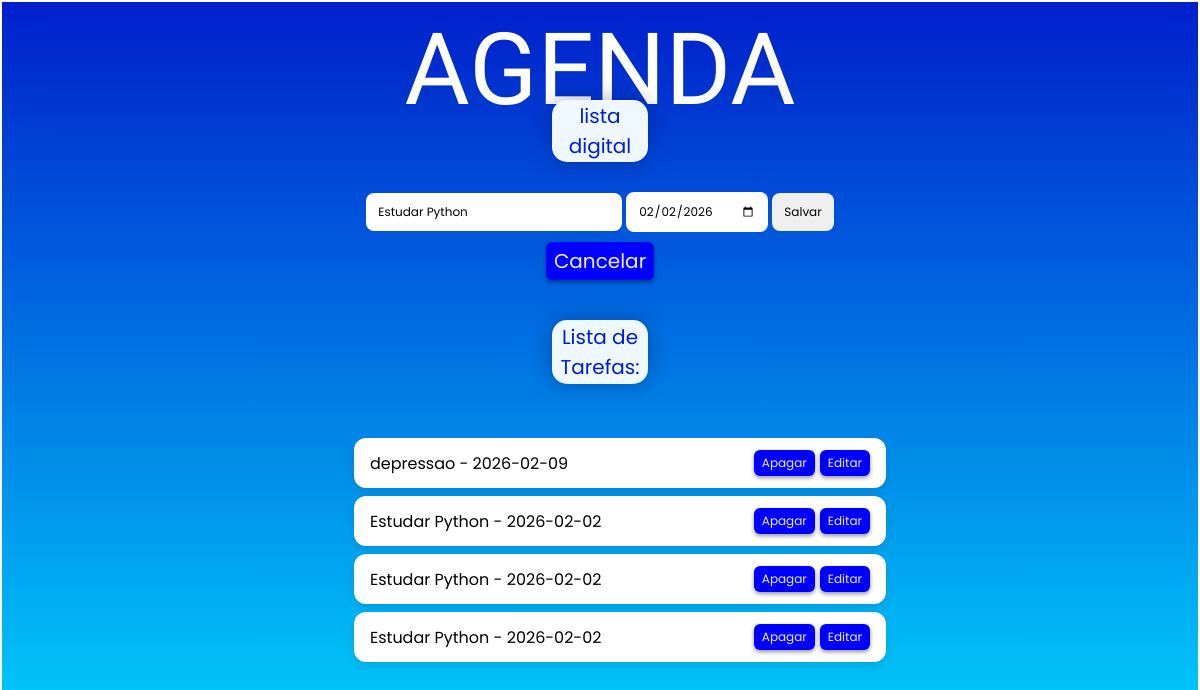
The app's page /update/406 with its own data.
### tables this page shows
CREATE TABLE tarefas (
        id  INTEGER PRIMARY KEY AUTOINCREMENT,
        titulo_tarefa TEXT NOT NULL,
        data_conclusao TEXT);

### app.py (the view)
@app.route('/update/<int:idTarefa>' , methods=['GET', 'POST'])
def update(idTarefa):
    if request.method == 'POST':
        titulo = request.form ['titulo-tarefa']
        data = request.form['data-conclusao']
        tarefa = Tarefa(titulo, data, idTarefa)
        tarefa.atualizar_tarefa()
        return redirect(url_for('agenda'))
    tarefas = Tarefa.obter_tarefas()
    tarefa_selecionada = Tarefa.id(idTarefa)
    return render_template('agenda.html', titulo= 'Agenda', tarefas=tarefas, tarefa_selecionada=tarefa_selecionada)

### models/database.py (called while the page is built)
    def buscar_tudo(self, query: str, params: tuple = ()) -> list[Any]:
        self.cursor.execute(query, params)
        return self.cursor.fetchall()

    def close(self) -> None:
        self.connection.close()

    def __enter__(self) -> Self:
        return self

    def __exit__(self, exc_type: Optional[Type[BaseException]], exc_value: Optional[BaseException], tb: Optional[TracebackType]) -> None:
        if exc_type is not None:
            print("Se lascoukkk")
            print(f"Tipo: {exc_type.__name__}")
            print(f"menagem: {exc_value}")
            print("traceback completo")
            traceback.print_tb(tb)
        self.close()

### models/tarefa.py (called while the page is built)
    @classmethod
    def id(cls, id: int) -> Self:
        with Database('./data/tarefas.sqlite3') as db:
            query: str = "SELECT titulo_tarefa, data_conclusao FROM tarefas WHERE id = ?;"
            params:tuple = (id,)
            resultado: list[Any] = db.buscar_tudo(query, params)
            [[titulo, data]] = resultado
        return cls(id_tarefa=id, titulo_tarefa=titulo, data_conclusao=data)

    @classmethod
    def obter_tarefas(cls) -> list[Self]:
        with Database('./data/tarefas.sqlite3') as db:
            query: str = 'SELECT titulo_tarefa, data_conclusao, id FROM tarefas;'
            resultados: list[Any] = db.buscar_tudo(query)
            tarefas: list[Self] = [cls(titulo, data, id) for titulo, data, id in resultados]
            return tarefas

### templates/agenda.html
{% extends "base.html" %}
{% block content %}
    <div class="subtitulo"><h2 class="poppins-regular">lista digital</h2></div>
    <form method="POST">
        <input type="text" name="titulo-tarefa" id="titulo-tarefa" placeholder="Titulo da tarefa"
        required class="poppins-regular" value="{{ tarefa_selecionada.titulo_tarefa if tarefa_selecionada else ''}}">
        <input type="date" name="data-conclusao" id="data-conclusao" class="poppins-regular" value="{{ tarefa_selecionada.data_conclusao if tarefa_selecionada else ''}}">
        <button type="submit" class="poppins-regular"> Salvar </button>
    </form>
    {% if tarefa_selecionada %}
        <a href="{{ url_for('agenda') }}" id="cancelar">Cancelar</a>
    {% endif %}
<h2 class="subtitulo" id="listatitulo"> Lista de Tarefas: </h2>
{% if tarefas %}
    <ul>
        {% for tarefa in tarefas %}
            <li class="tarefa-card">{{ tarefa.titulo_tarefa }} - {{ tarefa.data_conclusao }}
            <a href="{{ url_for('delete', idTarefa=tarefa.id_tarefa) }}" id="apagar">Apagar</a>
            <a href="{{ url_for('update', idTarefa=tarefa.id_tarefa) }}" id="editar">Editar</a>
            </li>
        {%endfor%}
    </ul>
{% else %}
    <p class="poppins-regular" style="color: white;" id="nenhum">Nenhuma tarefa cadastrada.</p>
{% endif %}
{% endblock %}

### static/style.css (style rules this page uses)
html, body { height: 100%; margin: 0; }
body { display: flex; flex-direction: column; background: linear-gradient(to bottom, rgb(0, 31, 204), rgb(0, 221, 255)); text-align: center; border: 2px solid rgb(255, 255, 255); box-sizing: border-box; }
.poppins-regular { font-family: "Poppins", sans-serif; font-weight: 400; font-style: normal; }
h2 { text-align: center; font-size: 20px; margin-top: 1px; margin-bottom: 1px; color: rgb(0, 31, 204); font-weight: 300; }
.subtitulo { display: block; background-color: aliceblue; margin-left: 550px; margin-right: 550px; margin-bottom: 30px; border-radius: 15px; box-shadow: 0px 0px 20px rgba(0, 11, 73, 0.342); font-family: "Poppins", sans-serif; }
input[type="text"], input[type="date"] { padding: 10px 12px; font-size: 12px; border: none; border-radius: 8px; outline: none; transition: 0.3s; }
button { padding: 10px 12px; font-size: 12px; border: none; border-radius: 8px; outline: none; transition: 0.3s; }
.tarefa-card { font-family: "Poppins", sans-serif; background: #fff; border-radius: 12px; padding: 12px 16px; margin: 8px auto; max-width: 500px; display: flex; align-items: center; box-shadow: 0 4px 8px rgba(0,0,0,0.1); transition: transform 0.2s; }
#listatitulo { padding: 2px; margin-top: 30px; font-weight: 400; }
#cancelar { display: inline-block; margin: 10px auto; text-align: center; text-decoration: none; color: #eeebff; font-size: 20px; padding: 4px 8px; border-radius: 6px; background-color: blue; box-shadow: 0 2px 4px rgba(0, 0, 0, 0.422); font-family: "Poppins", sans-serif; }
#apagar { justify-content: flex-end; text-align: right; text-decoration: none; color: #eeebff; font-size: 12px; padding: 4px 8px; border-radius: 6px; background-color: blue; box-shadow: 0 2px 4px rgba(0, 0, 0, 0.422); margin-left: auto; display: flex; }
#editar { justify-content: flex-end; text-align: right; text-decoration: none; color: #eeebff; font-size: 12px; padding: 4px 8px; border-radius: 6px; background-color: blue; box-shadow: 0 2px 4px rgba(0, 0, 0, 0.422); margin-left: 5px; display: flex; }

### records on screen
tarefas: titulo-tarefa "Estudar Python", data-conclusao "02/02/2026", titulo_tarefa "Estudar Python", data_conclusao "2026-02-02"
tarefas: titulo_tarefa "depressao", data_conclusao "2026-02-09"
tarefas: titulo_tarefa "Estudar Python", data_conclusao "2026-02-02"
tarefas: titulo_tarefa "Estudar Python", data_conclusao "2026-02-02"

### other values on screen
{{ titulo }} "AGENDA"
